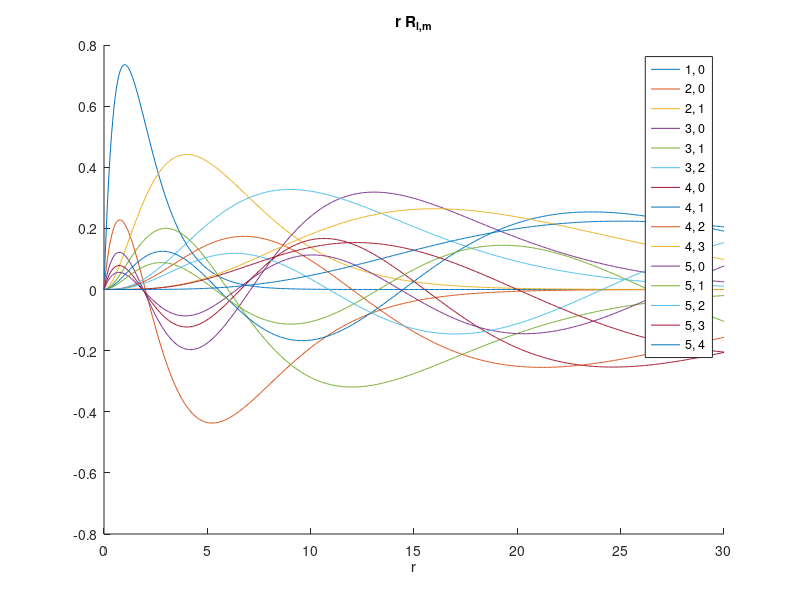

The MATLAB source for this figure:
% use Wolfram Alpha
% n = 3; l = 1; Sqrt[(2*Z/(n*a))^3 * Factorial[n-l-1]/(2*n*Factorial[n+l])]*(2*Z*r/(n*a))^l*LaguerreL[n-l-1, 2l+1, 2Z*r/(n*a)] * Exp[-Z*r/(n*a)]
% normalization and orthogonality are verified

Rnl = @(Z,n,l,r)sqrt((2*Z/n)^3*factorial(n-l-1)/(2*n*factorial(n+l))) * (2*Z*r/n).^l .* laguerreL(n-l-1, 2*l+1, 2*Z*r/n) .* exp(-Z*r/n);

Z = 1;

R10 = @(r) 2*Z^1.5 * exp(-Z*r);

R20 = @(r) 1/(2*sqrt(2)) * Z^1.5 * (2 - Z*r) .* exp(-0.5*Z*r);
R21 = @(r) 1/(2*sqrt(6)) * Z^1.5 * Z*r .* exp(-0.5*Z*r);

R30 = @(r) 2/(81*sqrt(3)) * Z^1.5 * ...
    (27 - 18*Z*r + 2 * Z^2 * r.^2) .* exp(-Z*r/3);
R31 = @(r) sqrt(2/3)/27 * Z^1.5 * (4 - 2*Z*r/3) .* Z .*r ...
    .* exp(-Z*r/3);
R32 = @(r) 2*sqrt(2/15)/81 * Z^1.5 * Z^2 * r.^2 ...
    .* exp(-Z*r/3);

R40 = @(r) 1/(768) * Z^1.5 * ...
    (192 - 144 * Z * r + 24 * Z^2 * r.^2 - (Z*r).^3)...
    .* exp(-Z*r/4);
R41 = @(r) 1/(256*sqrt(15)) * Z^1.5 * Z .* r ...
   .* ((Z*r).^2 - 20*Z*r + 80) .* exp(-Z*r/4);
R42 = @(r) 1/(384*sqrt(5)) * Z^1.5 .* (Z*r).^2 ...
    .* (6 - Z*r/2) .* exp(-Z*r/4);
R43 = @(r) 1/(768*sqrt(35)) * Z^4.5 .* r.^3 ...
    .* exp(-Z*r/4);

R50 = @(r) 2 *sqrt(Z^3)/(46875 *sqrt(5))...
    *(2 *r.^4 *Z^4 - 100 *r.^3 *Z^3 + 1500 *r.^2 *Z^2 - 7500* r* Z + 9375)...
    .* exp(-(r *Z)/5) ;
R51 = @(r) -(2 *sqrt(2/15) *Z^1.5)/46875 ...
    .* r *Z .* (2 *r.^3 *Z^3 - 90* r.^2 *Z^2 + 1125* r *Z - 3750) .* exp(-(r *Z)/5);
R52 = @(r) 2 *sqrt(2/35) * sqrt(Z^3) /46875 ...
    * r.^2 * Z^2 .* exp(-(r *Z)/5) .* (2 *r.^2 * Z^2 - 70* r* Z + 525);
R53 = @(r) sqrt(2/35) /9375 *(Z^3)^(3/2) * ...
    (8 - (2* r* Z)/5) .* r.^3 .* exp(-(r *Z)/5);
R54 = @(r) 2 * sqrt(2/35) * Z^1.5/140625 * Z^4 .* r.^4 ...
    .* exp(-(r *Z)/5);

%% plot

close all;
r = linspace(0, 30, 500);
figure; hold on;
plot(r, r.*R10(r));
plot(r, r.*R20(r));
plot(r, r.*R21(r));
plot(r, r.*R30(r));
plot(r, r.*R31(r));
plot(r, r.*R32(r));
plot(r, r.*R40(r));
plot(r, r.*R41(r));
plot(r, r.*R42(r));
plot(r, r.*R43(r));
plot(r, r.*R50(r));
plot(r, r.*R51(r));
plot(r, r.*R52(r));
plot(r, r.*R53(r));
plot(r, r.*R54(r));
legend({'1, 0', '2, 0', '2, 1', '3, 0', '3, 1', '3, 2', '4, 0', '4, 1', '4, 2', '4, 3', ...
    '5, 0', '5, 1', '5, 2', '5, 3', '5, 4'});
xlabel r;
title 'r R_{l,m}';
